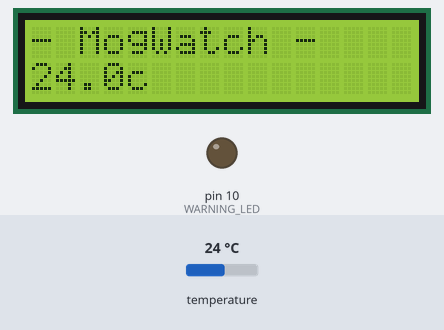
A sketch run on a simulated Arduino Uno, built with avr-gcc and run on an emulated ATmega328P. Parts: 16×2 character LCD, output pins drawn as LEDs (lit = HIGH). The test bench sets the inputs (shaded band); at power-on: temperature 24 °C. What the sketch prints to the serial monitor is not drawn.

Above: at 1.5 s.
1.6 s: temperature set to 6 °C
At 2.2 s:
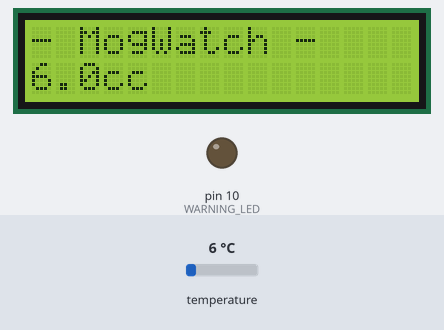
3.1 s: temperature set to 23.3 °C
At 3.6 s:
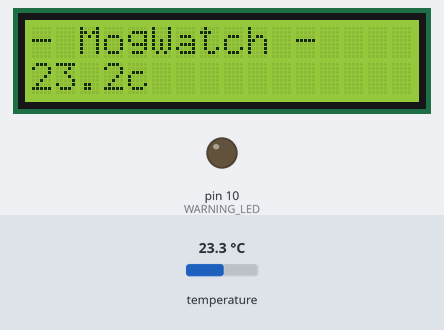
4.7 s: temperature set to 24.8 °C
At 5.1 s:
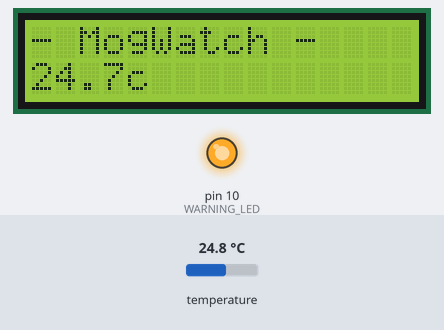
Timing chart, 0 to 7.7 s (numbered marks = the images above; inputs shaded):
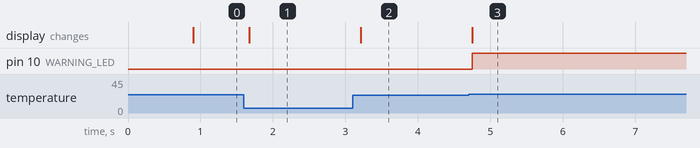

The sketch:

MogWatch.ino
```cpp
// #include <Wire.h>
#include <LiquidCrystal_I2C.h>
#include <OneWire.h>
#include <DallasTemperature.h>

// Data wire is conntec to the Arduino digital pin 4
#define ONE_WIRE_BUS 4
#define WARNING_LED 10

int deviceCount = 0;

// Setup a oneWire instance to communicate with any OneWire devices
OneWire oneWire(ONE_WIRE_BUS);

// Pass our oneWire reference to Dallas Temperature sensor
DallasTemperature sensors(&oneWire);

// Set the LCD address to 0x27 for a 16 chars and 2 line display
LiquidCrystal_I2C lcd(0x27, 16, 2);

void setup()
{
  // initialize digital pin 10 as an output for LED warning light
  pinMode(WARNING_LED, OUTPUT);

  DeviceAddress Thermometer;

  // Start serial communication for debugging purposes
  Serial.begin(9600);

  // Start up the DallasTemp library
  sensors.begin();

	// initialize the LCD
	lcd.begin();

	// Turn on the blacklight and print a message.
	lcd.backlight();
	lcd.print("- MogWatch -");

  // locate devices on the bus
  Serial.print("Locating devices...");
  Serial.print("Found ");
  deviceCount = sensors.getDeviceCount();
  Serial.print(deviceCount, DEC);
  Serial.println(" devices.");

  // Might need to use addresses for the sensors when there are lots?!?
  for (int i = 0;  i < deviceCount;  i++)
  {
    Serial.print("Sensor ");
    Serial.print(i+1);
    Serial.print(" address : ");
    sensors.getAddress(Thermometer, i);
    printAddress(Thermometer);
  }
}

void loop()
{
  float tempC;
  int charCol;
  bool warningLEDon = false;

  // Call sensors.requestTemperatures() to issue a global temperature and Requests to all devices on the bus
  sensors.requestTemperatures();

  // get the temp value in Celcius of the first temp sensor on the one wire bus pin (4)

  // Display temperature from each sensor
  for (int i = 0;  i < deviceCount;  i++)
  {
    Serial.print("Sensor ");
    Serial.print(i+1);
    Serial.print(" : ");
    tempC = sensors.getTempCByIndex(i);
    Serial.print(tempC);
    Serial.print((char)176);//shows degrees character
    Serial.print("C  |  ");

    charCol = i*5;
    lcd.setCursor(charCol,1);
    lcd.print(tempC,1);
    lcd.print("c"); // degrees character

    // Turn on the Warning LED if the temp is greater than 24c
    if (tempC > 24 && !warningLEDon) {
      warningLEDon = true;
    }
  }

  Serial.println();

  if (warningLEDon) {
    // Turn on the High temp LED
    digitalWrite(WARNING_LED, HIGH);
  } else {
    // Turn off the High temp LED
    digitalWrite(WARNING_LED, LOW);
  }

}

void printAddress(DeviceAddress deviceAddress)
{
  for (uint8_t i = 0; i < 8; i++)
  {
    Serial.print("0x");
    if (deviceAddress[i] < 0x10) Serial.print("0");
    Serial.print(deviceAddress[i], HEX);
    if (i < 7) Serial.print(", ");
  }
  Serial.println("");
}
```

Measured:
- the behaviour switches between 24 and 24.1 °C on temperature (found by bisection; images 2 and 3)
- after the input at 1.6 s, the display: changes after 0.07 s (image 1)
- after the input at 3.1 s, the display: changes after 0.11 s (image 2)
- after the input at 4.7 s, pin 10 (WARNING_LED): LOW → HIGH after 0.05 s; the display: changes after 0.05 s (image 3)
